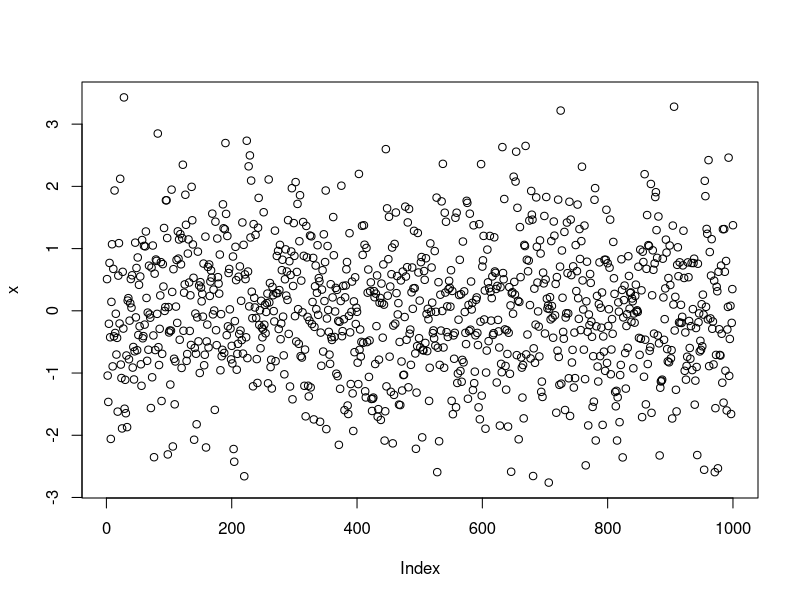
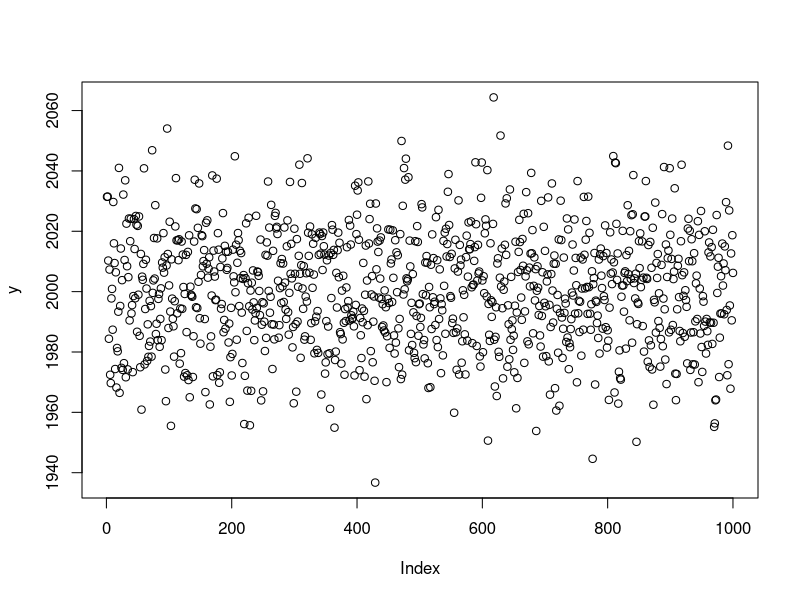

These figures' R source, in order:
# My first Code

x <- rnorm(1000)
plot(x)

# Here is some othe code
m <- 20
s <- 100
y <- rnorm(1000)
y <- (y+s)*m

plot(y)
